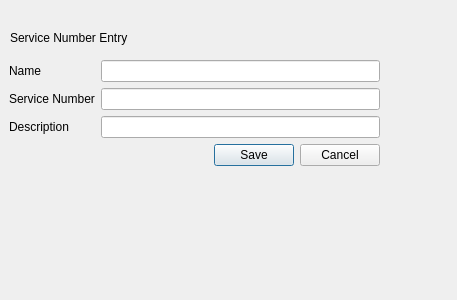
<?xml version="1.0" encoding="UTF-8"?>
<ui version="4.0">
 <class>service_number_form</class>
 <widget class="QWidget" name="service_number_form">
  <property name="geometry">
   <rect>
    <x>0</x>
    <y>0</y>
    <width>457</width>
    <height>300</height>
   </rect>
  </property>
  <property name="windowTitle">
   <string>Form</string>
  </property>
  <widget class="QWidget" name="service_entry_formWidget" native="true">
   <property name="geometry">
    <rect>
     <x>9</x>
     <y>60</y>
     <width>371</width>
     <height>161</height>
    </rect>
   </property>
   <layout class="QFormLayout" name="formLayout">
    <item row="0" column="0">
     <widget class="QLabel" name="service_entery_name_Label">
      <property name="text">
       <string>Name</string>
      </property>
     </widget>
    </item>
    <item row="0" column="1">
     <widget class="QLineEdit" name="service_entry_name_LineEdit"/>
    </item>
    <item row="1" column="0">
     <widget class="QLabel" name="service_entry_part_number_Label">
      <property name="text">
       <string>Service Number</string>
      </property>
     </widget>
    </item>
    <item row="1" column="1">
     <widget class="QLineEdit" name="service__entry_pn_entry_part_number_LineEdit"/>
    </item>
    <item row="2" column="0">
     <widget class="QLabel" name="service_entry_description_Label">
      <property name="text">
       <string>Description</string>
      </property>
     </widget>
    </item>
    <item row="2" column="1">
     <widget class="QLineEdit" name="service_entry_description_LineEdit"/>
    </item>
    <item row="3" column="1">
     <widget class="QDialogButtonBox" name="service_entry_buttonBox">
      <property name="standardButtons">
       <set>QDialogButtonBox::Cancel|QDialogButtonBox::Save</set>
      </property>
     </widget>
    </item>
   </layout>
  </widget>
  <widget class="QLabel" name="service_entry_form_label">
   <property name="geometry">
    <rect>
     <x>10</x>
     <y>30</y>
     <width>141</width>
     <height>16</height>
    </rect>
   </property>
   <property name="text">
    <string>Service Number Entry</string>
   </property>
  </widget>
 </widget>
 <resources/>
 <connections/>
</ui>
